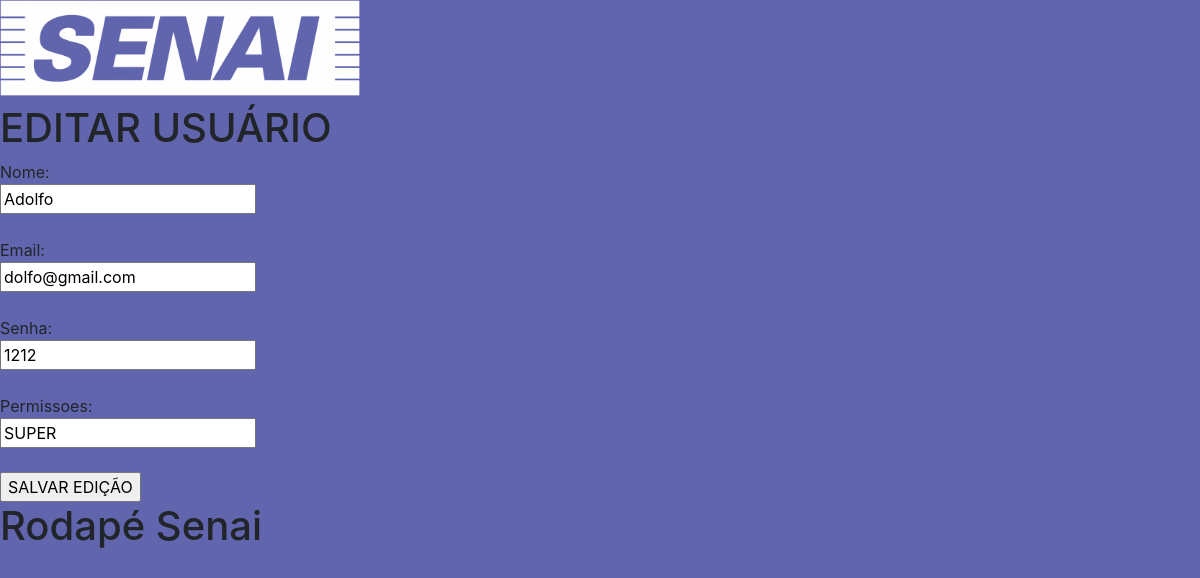
Screenshot of /editar_usuarios.php?id=1 with the database file from the repository.
### tables this page shows
CREATE TABLE `usuarios` (
  `id` int(11) NOT NULL,
  `nome` varchar(100) NOT NULL,
  `email` varchar(150) NOT NULL,
  `senha` varchar(150) NOT NULL,
  `permissoes` text NOT NULL
);

### classes/usuario.class.php (called while the page is built, shortened)
<?php
require_once 'conexao.class.php';
class Usuarios {
     private $con;
     public function __construct(){
        $this ->con = new Conexao();
     }
  public function buscar($id){
    try{
        $sql = $this->con->conectar()->prepare("SELECT * FROM usuarios WHERE id = :id");
        $sql->bindValue(':id', $id);
        $sql->execute();
        if($sql->rowCount() > 0){
            return $sql->fetch();
        }else{
            return array();
        }
    }catch(PDOException $ex){
        echo "ERRO: ".$ex->getMessage();
    }
}
}

### classes/conexao.class.php (called while the page is built)
<?php
    class Conexao {
        private $usuario;
        private $senha;
        private $banco;
        private $servidor;
        private static $pdo;
        public function __construct(){
            $this->servidor = "localhost";
            $this->banco = "agenda_senai";
            $this->usuario = "root";
            $this->senha = "";
        }
        public function conectar(){
            try{
                if(is_null(self::$pdo)){
                    self::$pdo = new PDO("mysql:host=".$this->servidor.";dbname=".$this->banco, $this->usuario, $this->senha);
                }
                return self::$pdo;
            }catch(PDOException $ex){
                echo "ERRO: ".$ex->getMessage();
            }
        }
    }
?>

### editar_usuarios.php (the view, shortened to what this page needs)
<?php
require 'inc/header.inc.php';
require 'classes/usuario.class.php';
$usuario = new Usuarios();
if(!empty($_GET['id'])){
    $id = $_GET['id'];
    $info = $usuario->buscar($id);
}else{
    header("Location: gestao_usuarios.php");
    exit;
}
?>
<h1>EDITAR USUÁRIO</h1>
<form method="POST" action="editar_usuario_submit.php">
    Nome: <br>
    <input type="text" name="nome" value="<?php echo $info['nome']; ?>"><br><br>
    Email: <br>
    <input type="text" name="email" value="<?php echo $info['email']; ?>"><br><br>
    Senha: <br>
    <input type="text" name="senha" value="<?php echo $info['senha']; ?>"><br><br>
    Permissoes: <br>
    <input type="text" name="permissoes" value="<?php echo $info['permissoes']; ?>"><br><br>
    <input type="submit"  value="SALVAR EDIÇÃO">
</form>
<?php require 'inc/footer.inc.php';?>

### css/estilo.css (style rules this page uses)
body { margin: 0 auto; width: 100%; max-width: 1920px; background-color: #6065ad; }

### rows the page displays
usuarios: nome "Adolfo", email "dolfo@gmail.com", senha "1212", permissoes "SUPER"
